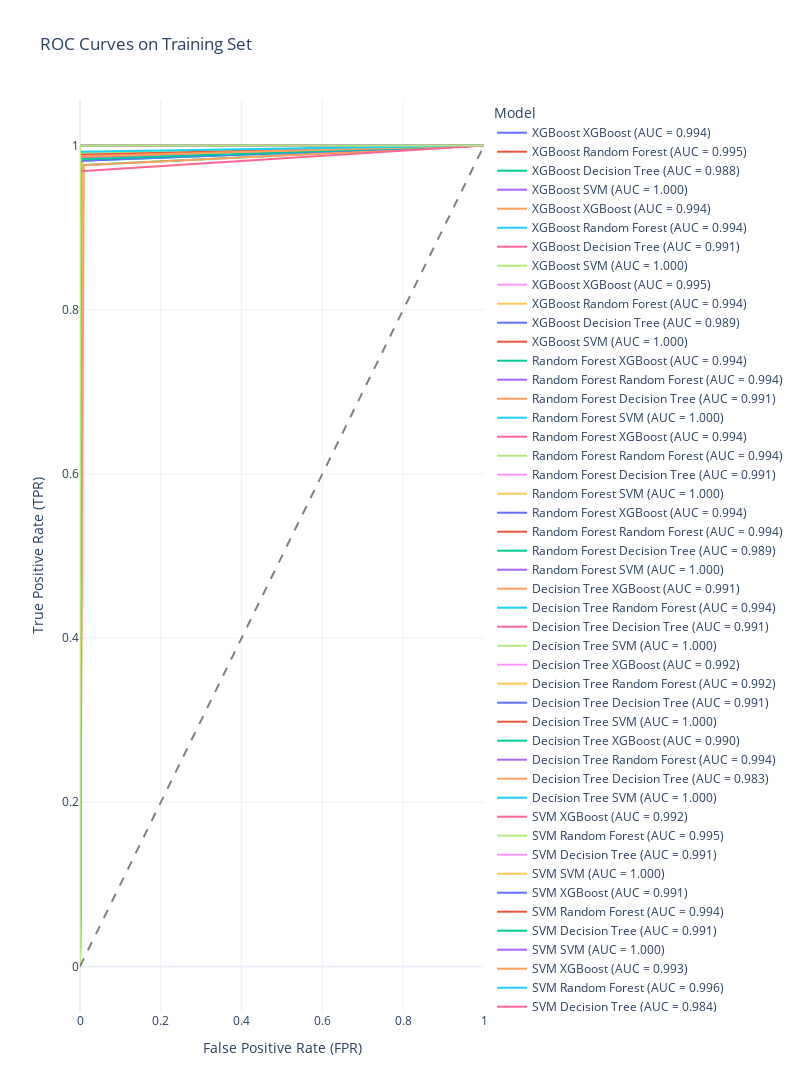

The cell this chart's notebook holds for it:
### Code cell
import plotly.graph_objects as go

fig = go.Figure()

for index, row in J.iterrows():
    fig.add_trace(go.Scatter(
        x=row['fpr_train'],
        y=row['tpr_train'],
        mode='lines',
        name=f"{row['selection_model']} {row['train_model']} (AUC = {row['AUC_train']:.3f})"
    ))

# Add the random guess line
fig.add_trace(go.Scatter(
    x=[0, 1],
    y=[0, 1],
    mode='lines',
    line=dict(dash='dash', color='grey'),
    name='Random Guess'
))

# Update layout
fig.update_layout(
    title='ROC Curves on Training Set',
    xaxis_title='False Positive Rate (FPR)',
    yaxis_title='True Positive Rate (TPR)',\
    
    legend_title='Model',
    template='plotly_white',
    width=800,  # Set the width of the canvas
    height=1200   # Set the height of the canvas
)

fig.show()

### Figure 1 — Plotly figure (JSON) as saved in the notebook; plotly's stock layout.template omitted (floating-point values rounded to 4 significant figures)
{"data": [{"mode": "lines", "name": "XGBoost XGBoost (AUC = 0.994)", "type": "scatter", "x": [0, 0.001842, 1], "y": [0, 0.9908, 1]}, {"mode": "lines", "name": "XGBoost Random Forest (AUC = 0.995)", "type": "scatter", "x": [0, 0, 1], "y": [0, 0.9908, 1]}, {"mode": "lines", "name": "XGBoost Decision Tree (AUC = 0.988)", "type": "scatter", "x": [0, 0, 1], "y": [0, 0.9761, 1]}, {"mode": "lines", "name": "XGBoost SVM (AUC = 1.000)", "type": "scatter", "x": [0, 0, 1], "y": [0, 1, 1]}, {"mode": "lines", "name": "XGBoost XGBoost (AUC = 0.994)", "type": "scatter", "x": [0, 0.001842, 1], "y": [0, 0.989, 1]}, {"mode": "lines", "name": "XGBoost Random Forest (AUC = 0.994)", "type": "scatter", "x": [0, 0.001842, 1], "y": [0, 0.9908, 1]}, {"mode": "lines", "name": "XGBoost Decision Tree (AUC = 0.991)", "type": "scatter", "x": [0, 0.001842, 1], "y": [0, 0.9834, 1]}, {"mode": "lines", "name": "XGBoost SVM (AUC = 1.000)", "type": "scatter", "x": [0, 0, 1], "y": [0, 1, 1]}, {"mode": "lines", "name": "XGBoost XGBoost (AUC = 0.995)", "type": "scatter", "x": [0, 0, 1], "y": [0, 0.9908, 1]}, {"mode": "lines", "name": "XGBoost Random Forest (AUC = 0.994)", "type": "scatter", "x": [0, 0, 1], "y": [0, 0.989, 1]}, {"mode": "lines", "name": "XGBoost Decision Tree (AUC = 0.989)", "type": "scatter", "x": [0, 0.005525, 1], "y": [0, 0.9834, 1]}, {"mode": "lines", "name": "XGBoost SVM (AUC = 1.000)", "type": "scatter", "x": [0, 0, 1], "y": [0, 1, 1]}, {"mode": "lines", "name": "Random Forest XGBoost (AUC = 0.994)", "type": "scatter", "x": [0, 0.001842, 1], "y": [0, 0.9908, 1]}, {"mode": "lines", "name": "Random Forest Random Forest (AUC = 0.994)", "type": "scatter", "x": [0, 0.001842, 1], "y": [0, 0.989, 1]}, {"mode": "lines", "name": "Random Forest Decision Tree (AUC = 0.991)", "type": "scatter", "x": [0, 0.001842, 1], "y": [0, 0.9834, 1]}, {"mode": "lines", "name": "Random Forest SVM (AUC = 1.000)", "type": "scatter", "x": [0, 0, 1], "y": [0, 1, 1]}, {"mode": "lines", "name": "Random Forest XGBoost (AUC = 0.994)", "type": "scatter", "x": [0, 0.001842, 1], "y": [0, 0.9908, 1]}, {"mode": "lines", "name": "Random Forest Random Forest (AUC = 0.994)", "type": "scatter", "x": [0, 0.001842, 1], "y": [0, 0.989, 1]}, {"mode": "lines", "name": "Random Forest Decision Tree (AUC = 0.991)", "type": "scatter", "x": [0, 0.001842, 1], "y": [0, 0.9834, 1]}, {"mode": "lines", "name": "Random Forest SVM (AUC = 1.000)", "type": "scatter", "x": [0, 0, 1], "y": [0, 1, 1]}, {"mode": "lines", "name": "Random Forest XGBoost (AUC = 0.994)", "type": "scatter", "x": [0, 0.001842, 1], "y": [0, 0.9908, 1]}, {"mode": "lines", "name": "Random Forest Random Forest (AUC = 0.994)", "type": "scatter", "x": [0, 0.001842, 1], "y": [0, 0.989, 1]}, {"mode": "lines", "name": "Random Forest Decision Tree (AUC = 0.989)", "type": "scatter", "x": [0, 0.005525, 1], "y": [0, 0.9834, 1]}, {"mode": "lines", "name": "Random Forest SVM (AUC = 1.000)", "type": "scatter", "x": [0, 0, 1], "y": [0, 1, 1]}, {"mode": "lines", "name": "Decision Tree XGBoost (AUC = 0.991)", "type": "scatter", "x": [0, 0.001842, 1], "y": [0, 0.9834, 1]}, {"mode": "lines", "name": "Decision Tree Random Forest (AUC = 0.994)", "type": "scatter", "x": [0, 0.003683, 1], "y": [0, 0.9908, 1]}, {"mode": "lines", "name": "Decision Tree Decision Tree (AUC = 0.991)", "type": "scatter", "x": [0, 0.001842, 1], "y": [0, 0.9834, 1]}, {"mode": "lines", "name": "Decision Tree SVM (AUC = 1.000)", "type": "scatter", "x": [0, 0, 1], "y": [0, 1, 1]}, {"mode": "lines", "name": "Decision Tree XGBoost (AUC = 0.992)", "type": "scatter", "x": [0, 0.001842, 1], "y": [0, 0.9853, 1]}, {"mode": "lines", "name": "Decision Tree Random Forest (AUC = 0.992)", "type": "scatter", "x": [0, 0.007366, 1], "y": [0, 0.9908, 1]}, {"mode": "lines", "name": "Decision Tree Decision Tree (AUC = 0.991)", "type": "scatter", "x": [0, 0.001842, 1], "y": [0, 0.9834, 1]}, {"mode": "lines", "name": "Decision Tree SVM (AUC = 1.000)", "type": "scatter", "x": [0, 0, 1], "y": [0, 1, 1]}, {"mode": "lines", "name": "Decision Tree XGBoost (AUC = 0.990)", "type": "scatter", "x": [0, 0.001842, 1], "y": [0, 0.9816, 1]}, {"mode": "lines", "name": "Decision Tree Random Forest (AUC = 0.994)", "type": "scatter", "x": [0, 0.001842, 1], "y": [0, 0.989, 1]}, {"mode": "lines", "name": "Decision Tree Decision Tree (AUC = 0.983)", "type": "scatter", "x": [0, 0.009208, 1], "y": [0, 0.9761, 1]}, {"mode": "lines", "name": "Decision Tree SVM (AUC = 1.000)", "type": "scatter", "x": [0, 0, 1], "y": [0, 1, 1]}, {"mode": "lines", "name": "SVM XGBoost (AUC = 0.992)", "type": "scatter", "x": [0, 0.001842, 1], "y": [0, 0.9853, 1]}, {"mode": "lines", "name": "SVM Random Forest (AUC = 0.995)", "type": "scatter", "x": [0, 0, 1], "y": [0, 0.9908, 1]}, {"mode": "lines", "name": "SVM Decision Tree (AUC = 0.991)", "type": "scatter", "x": [0, 0.001842, 1], "y": [0, 0.9834, 1]}, {"mode": "lines", "name": "SVM SVM (AUC = 1.000)", "type": "scatter", "x": [0, 0, 1], "y": [0, 1, 1]}, {"mode": "lines", "name": "SVM XGBoost (AUC = 0.991)", "type": "scatter", "x": [0, 0, 1], "y": [0, 0.9816, 1]}, {"mode": "lines", "name": "SVM Random Forest (AUC = 0.994)", "type": "scatter", "x": [0, 0, 1], "y": [0, 0.989, 1]}, {"mode": "lines", "name": "SVM Decision Tree (AUC = 0.991)", "type": "scatter", "x": [0, 0.001842, 1], "y": [0, 0.9834, 1]}, {"mode": "lines", "name": "SVM SVM (AUC = 1.000)", "type": "scatter", "x": [0, 0, 1], "y": [0, 1, 1]}, {"mode": "lines", "name": "SVM XGBoost (AUC = 0.993)", "type": "scatter", "x": [0, 0.001842, 1], "y": [0, 0.9871, 1]}, {"mode": "lines", "name": "SVM Random Forest (AUC = 0.996)", "type": "scatter", "x": [0, 0, 1], "y": [0, 0.9926, 1]}, {"mode": "lines", "name": "SVM Decision Tree (AUC = 0.984)", "type": "scatter", "x": [0, 0, 1], "y": [0, 0.9687, 1]}, {"mode": "lines", "name": "SVM SVM (AUC = 1.000)", "type": "scatter", "x": [0, 0, 1], "y": [0, 1, 1]}, {"line": {"color": "grey", "dash": "dash"}, "mode": "lines", "name": "Random Guess", "type": "scatter", "x": [0, 1], "y": [0, 1]}], "layout": {"height": 1200, "legend": {"title": {"text": "Model"}}, "title": {"text": "ROC Curves on Training Set"}, "width": 800, "xaxis": {"title": {"text": "False Positive Rate (FPR)"}}, "yaxis": {"title": {"text": "True Positive Rate (TPR)"}}}}
